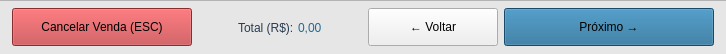
    <widget class="QFrame" name="frameNavBottom">
     <property name="minimumSize">
      <size>
       <width>0</width>
       <height>54</height>
      </size>
     </property>
     <property name="maximumSize">
      <size>
       <width>16777215</width>
       <height>54</height>
      </size>
     </property>
     <property name="styleSheet">
      <string notr="true">QFrame { background-color: rgb(230,230,230); border-top: 1px solid rgb(180,180,180); }</string>
     </property>
     <property name="frameShape">
      <enum>QFrame::Shape::NoFrame</enum>
     </property>
     <layout class="QHBoxLayout" name="navLayout">
      <property name="leftMargin">
       <number>12</number>
      </property>
      <property name="topMargin">
       <number>7</number>
      </property>
      <property name="rightMargin">
       <number>12</number>
      </property>
      <property name="bottomMargin">
       <number>7</number>
      </property>
      <item>
       <widget class="QPushButton" name="Btn_CancelarVenda">
        <property name="minimumSize">
         <size>
          <width>180</width>
          <height>38</height>
         </size>
        </property>
        <property name="styleSheet">
         <string notr="true">
#Btn_CancelarVenda { background-color: rgb(191,61,64); }
#Btn_CancelarVenda:hover { background-color: rgb(139,44,47); }
#Btn_CancelarVenda:pressed { background-color: rgb(255,96,99); }
         </string>
        </property>
        <property name="text">
         <string>Cancelar Venda (ESC)</string>
        </property>
       </widget>
      </item>
      <item>
       <spacer>
        <property name="orientation">
         <enum>Qt::Orientation::Horizontal</enum>
        </property>
        <property name="sizeHint" stdset="0">
         <size>
          <width>40</width>
          <height>20</height>
         </size>
        </property>
       </spacer>
      </item>
      <item>
       <layout class="QHBoxLayout" name="hl_total_display">
        <property name="spacing">
         <number>4</number>
        </property>
        <item>
         <widget class="QLabel" name="lbl_total_txt">
          <property name="styleSheet">
           <string notr="true">font: 700 13pt &quot;Ubuntu&quot;; color: rgb(40,60,80); background-color: transparent; border: none;</string>
          </property>
          <property name="text">
           <string>Total (R$):</string>
          </property>
         </widget>
        </item>
        <item>
         <widget class="QLabel" name="Lbl_Total">
          <property name="styleSheet">
           <string notr="true">font: 700 16pt &quot;Ubuntu&quot;; color: rgb(33,105,149); background-color: transparent; border: none;</string>
          </property>
          <property name="text">
           <string>0,00</string>
          </property>
         </widget>
        </item>
       </layout>
      </item>
      <item>
       <spacer>
        <property name="orientation">
         <enum>Qt::Orientation::Horizontal</enum>
        </property>
        <property name="sizeHint" stdset="0">
         <size>
          <width>40</width>
          <height>20</height>
         </size>
        </property>
       </spacer>
      </item>
      <item>
       <widget class="QPushButton" name="Btn_Voltar">
        <property name="minimumSize">
         <size>
          <width>130</width>
          <height>38</height>
         </size>
        </property>
        <property name="visible">
         <bool>false</bool>
        </property>
        <property name="text">
         <string>← Voltar</string>
        </property>
       </widget>
      </item>
      <item>
       <widget class="QPushButton" name="Btn_Aceitar">
        <property name="minimumSize">
         <size>
          <width>210</width>
          <height>38</height>
         </size>
        </property>
        <property name="styleSheet">
         <string notr="true">
#Btn_Aceitar { background-color: rgb(33,105,149); }
#Btn_Aceitar:hover { background-color: rgb(3,75,119); }
#Btn_Aceitar:pressed { background-color: rgb(153,193,241); }
         </string>
        </property>
        <property name="text">
         <string>Próximo →</string>
        </property>
        <property name="icon">
         <iconset theme="QIcon::ThemeIcon::GoNext"/>
        </property>
        <property name="shortcut">
         <string>F6</string>
        </property>
        <property name="autoDefault">
         <bool>false</bool>
        </property>
       </widget>
      </item>
     </layout>
    </widget>
